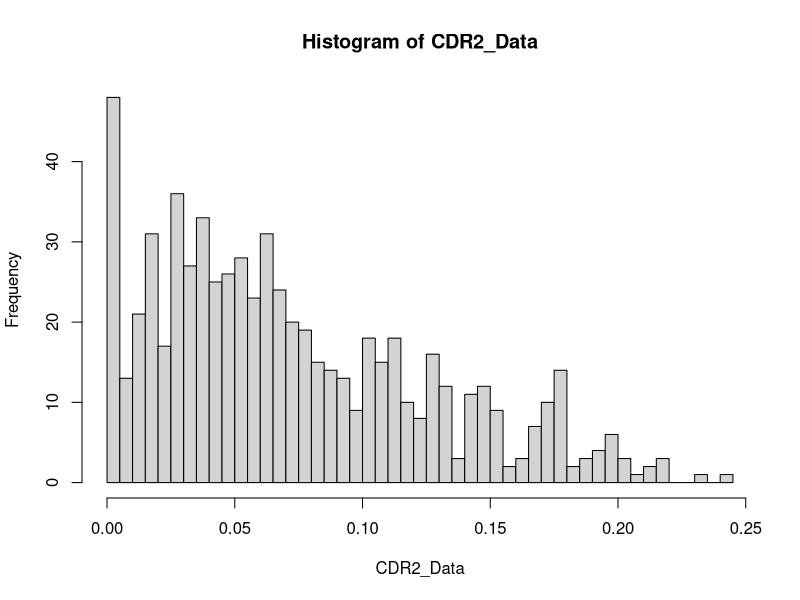
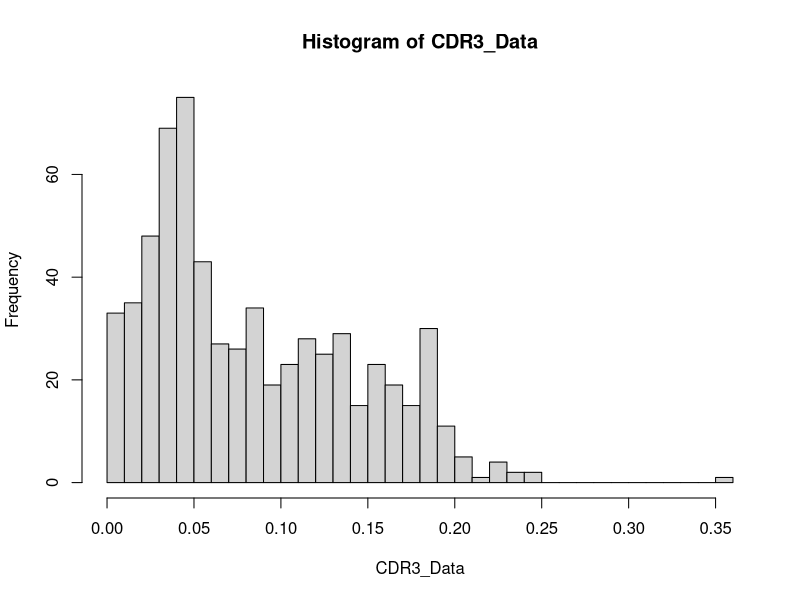
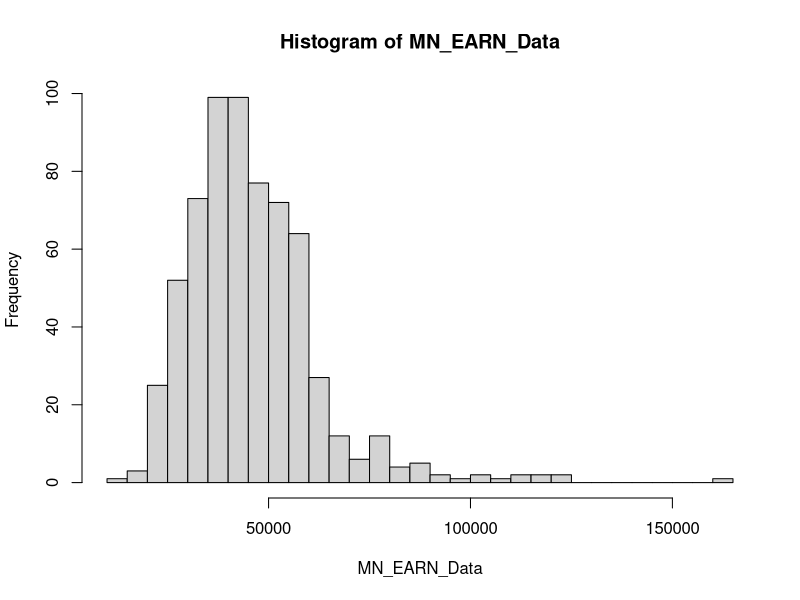
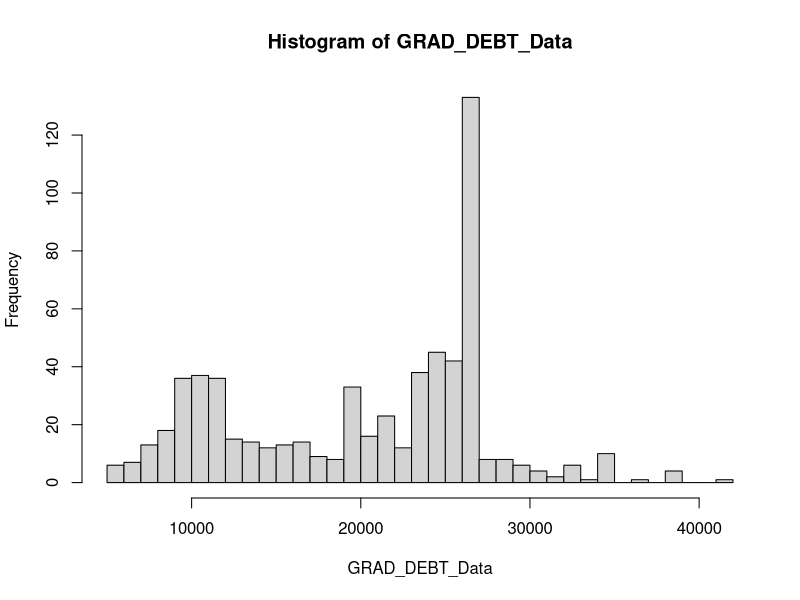
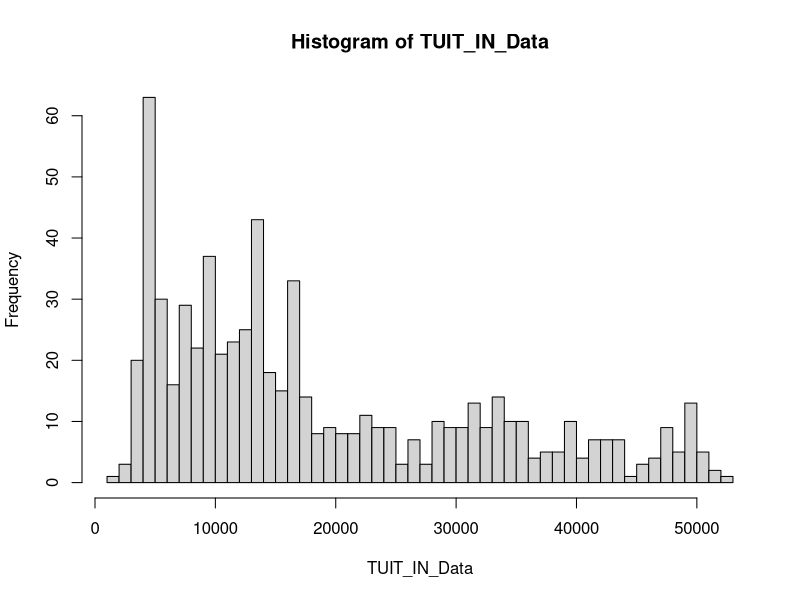
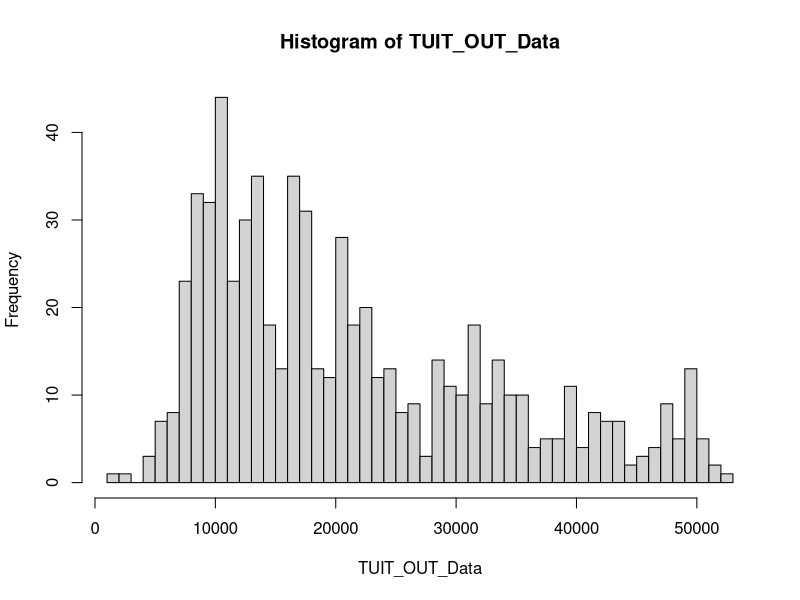
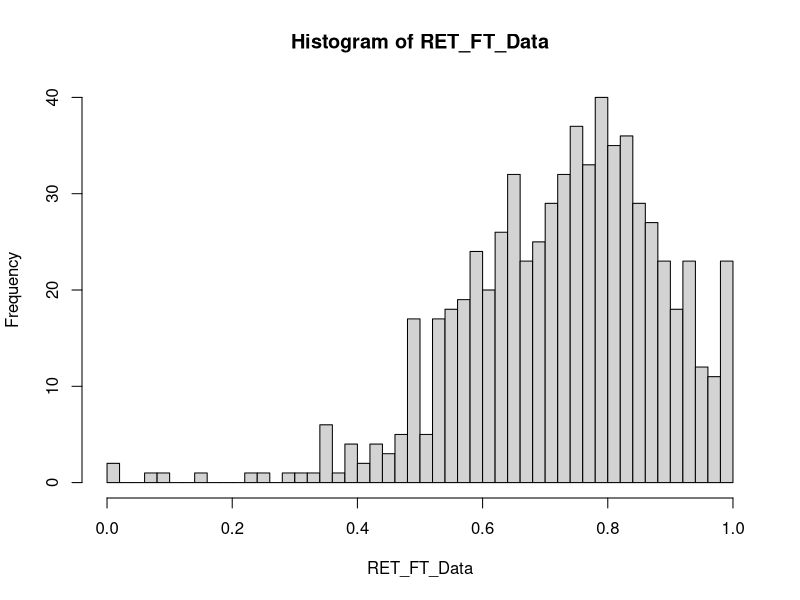
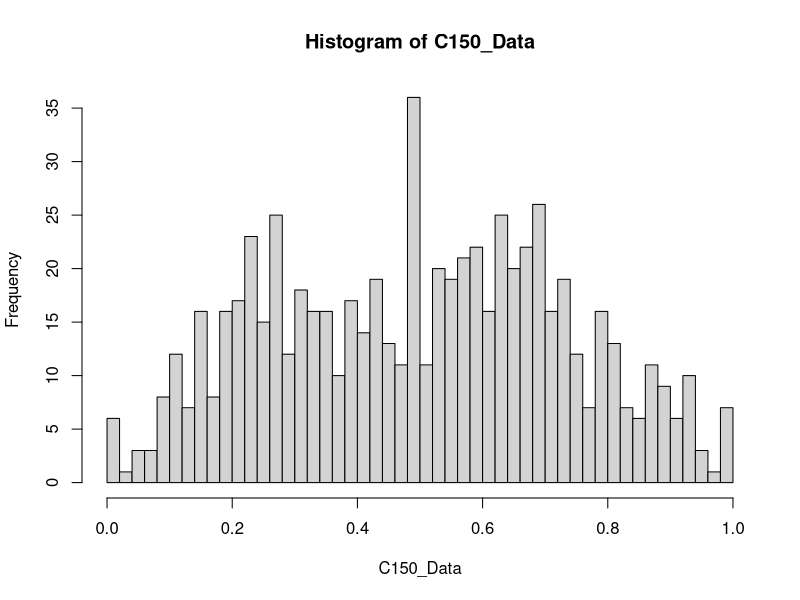

Write R code to recreate these figures, in order.
# Use getwd() to find the R working directory
# Copy College_ScoreCard_Raw_Date_v5.csv into the working directory
# Read and view the College Scorecard raw data of colleges within Mid East Region and Virginia
CollegeScoreCard<-read.csv("College_ScoreCard_Raw_Data_v5.csv",header = TRUE);
View(CollegeScoreCard);

#Create manageable data subset of the columns that will be used to form our two "SuperScores".

# "Financial Stability" SuperScore
#(CDR2) 2 year default rate, (CDR3) 3 year default rate, 
#(MN_EARN_WNE_P10) average earnings 10 years after graduating,
#(GRAD_DEBT_MDN_SUPP) Median debt of completers, 
#(TUITIONFEE_IN) in state tuition costs, 
#(TUITIONFEE_OUT) Out-of-state tuition costs

# "Academic Student Success" SuperScore
#(RET_FT_COMBINE, which is a combination of RET_FT4, RET_FTL4) First-time, full-time student retention rate,
#(C150_COMBINE, which is a combination of C150_4, C150_L4) Completion rate for first-time, full-time students, 
#(PFTFAC) Proportion of faculty that is full-time,
#(WDRAW_ORIG_YR3_RT) Percent withdrawn from original institution within 3 years

SuperScoreData <- CollegeScoreCard[c(1,15,19,13,25,101,102,107,111,132,135,138,139,151,159,165)];

#The idea will be to find the mean and median for each variable.
#Then, we can find how many standard deviations each school is above/below the mean, in order to assign "SuperScore" points
#These points are added together to form the "SuperScore", which is a way to compare institution against each other in those categories.

#Find mean, standard deviation, and plot a histogram for CDR2
CDR2_Data <- as.numeric(as.character(SuperScoreData$CDR2));
CDR2_Mean <- mean(CDR2_Data, na.rm=TRUE);
CDR2_SD <- sd(CDR2_Data, na.rm=TRUE);
hist(CDR2_Data, breaks=40);

#Find mean, standard deviation, and plot a histogram for CDR3
CDR3_Data <- as.numeric(as.character(SuperScoreData$CDR3));
CDR3_Mean <- mean(CDR3_Data, na.rm=TRUE);
CDR3_SD <- sd(CDR3_Data, na.rm=TRUE);
hist(CDR3_Data, breaks=40);

#Find mean, standard deviation, and plot a histogram for MN_EARN_WNE_P10
MN_EARN_Data <- as.numeric(as.character(SuperScoreData$MN_EARN_WNE_P10));
MN_EARN_Mean <- mean(MN_EARN_Data, na.rm=TRUE);
MN_EARN_SD <- sd(MN_EARN_Data, na.rm=TRUE);
hist(MN_EARN_Data, breaks=40);

#Find mean, standard deviation, and plot a histogram for GRAD_DEBT_MDN_SUPP
GRAD_DEBT_Data <- as.numeric(as.character(SuperScoreData$GRAD_DEBT_MDN_SUPP));
GRAD_DEBT_Mean <- mean(GRAD_DEBT_Data, na.rm=TRUE);
GRAD_DEBT_SD <- sd(GRAD_DEBT_Data, na.rm=TRUE);
hist(GRAD_DEBT_Data, breaks=40);

#Find mean, standard deviation, and plot a histogram for TUITIONFEE_IN
TUIT_IN_Data <- as.numeric(as.character(SuperScoreData$TUITIONFEE_IN));
TUIT_IN_Mean <- mean(TUIT_IN_Data, na.rm=TRUE);
TUIT_IN_SD <- sd(TUIT_IN_Data, na.rm=TRUE);
hist(TUIT_IN_Data, breaks=40);

#Find mean, standard deviation, and plot a histogram for TUITIONFEE_OUT
TUIT_OUT_Data <- as.numeric(as.character(SuperScoreData$TUITIONFEE_OUT));
TUIT_OUT_Mean <- mean(TUIT_OUT_Data, na.rm=TRUE);
TUIT_OUT_SD <- sd(TUIT_OUT_Data, na.rm=TRUE);
hist(TUIT_OUT_Data, breaks=40);

#Find mean, standard deviation, and plot a histogram for RET_FT_COMBINE
RET_FT_Data <- as.numeric(as.character(SuperScoreData$RET_FT_COMBINE));
RET_FT_Mean <- mean(RET_FT_Data, na.rm=TRUE);
RET_FT_SD <- sd(RET_FT_Data, na.rm=TRUE);
hist(RET_FT_Data, breaks=40);

#Find mean, standard deviation, and plot a histogram for C150_COMBINE
C150_Data <- as.numeric(as.character(SuperScoreData$C150_COMBINE));
C150_Mean <- mean(C150_Data, na.rm=TRUE);
C150_SD <- sd(C150_Data, na.rm=TRUE);
hist(C150_Data, breaks=40);

#Find mean, standard deviation, and plot a histogram for PFTFAC
PFTFAC_Data <- as.numeric(as.character(SuperScoreData$PFTFAC));
PFTFAC_Mean <- mean(PFTFAC_Data, na.rm=TRUE);
PFTFAC_SD <- sd(PFTFAC_Data, na.rm=TRUE);
hist(PFTFAC_Data, breaks=40);

#Find mean, standard deviation, and plot a histogram for RET_COMBINE
RET_Data <- as.numeric(as.character(SuperScoreData$RET_COMBINE));
RET_Mean <- mean(RET_Data, na.rm=TRUE);
RET_SD <- sd(RET_Data, na.rm=TRUE);
hist(RET_Data, breaks=40);

#Find mean, standard deviation, and plot a histogram for WDRAW_ORIG_YR3_RT
WDRAW_Data <- as.numeric(as.character(SuperScoreData$WDRAW_ORIG_YR3_RT));
WDRAW_Mean <- mean(WDRAW_Data, na.rm=TRUE);
WDRAW_SD <- sd(WDRAW_Data, na.rm=TRUE);
hist(WDRAW_Data, breaks=40);


#Next, we will find the Z-Scores for each of the above variables, which will help us add points to form the "SuperScores"
CDR2_Z_Score <- (CDR2_Data - CDR2_Mean)/CDR2_SD;
CDR3_Z_Score <- (CDR3_Data - CDR3_Mean)/CDR3_SD;
MN_EARN_Z_Score <- (MN_EARN_Data - MN_EARN_Mean)/MN_EARN_SD;
GRAD_DEBT_Z_Score <- (GRAD_DEBT_Data - GRAD_DEBT_Mean)/GRAD_DEBT_SD;
TUIT_IN_Z_Score <- (TUIT_IN_Data - TUIT_IN_Mean)/TUIT_IN_SD;
TUIT_OUT_Z_Score <- (TUIT_OUT_Data - TUIT_OUT_Mean)/TUIT_OUT_SD;
RET_FT_Z_Score <- (RET_FT_Data - RET_FT_Mean)/RET_FT_SD;
C150_Z_Score <- (C150_Data - C150_Mean)/C150_SD;
PFTFAC_Z_Score <- (PFTFAC_Data - PFTFAC_Mean)/PFTFAC_SD;
RET_Z_Score <- (RET_Data - RET_Mean)/RET_SD;
WDRAW_Z_Score <- (WDRAW_Data - WDRAW_Mean)/WDRAW_SD;

#To be continued to find the "SuperScore" values......


#While we try to figure out that portion of the code, we have found other interesting data points relating to our dataset.

#State Distribution of the schools in our dataset
States_Data = SuperScoreData$ST_FIPS_DESC;
States_Data_freq = table(States_Data);
colors = c("red","yellow","green","violet","orange","blue","pink","cyan");
barplot(States_Data_freq, col=colors);

#Barplot the mean of the median debt of graduates by State
barplot(tapply(as.numeric(as.character(SuperScoreData$GRAD_DEBT_MDN_SUPP)), SuperScoreData$ST_FIPS_DESC, mean, na.rm=TRUE),col=colors);

# Frequency distribution of the college sizes in Maryland
mdstate = States_Data == "Maryland";
mddata = SuperScoreData[mdstate,];
mdccsize = mddata$CCSIZE_DESC;
mdccsize.freq = table(mdccsize);
cbind(mdccsize.freq);
pie(mdccsize.freq, col=colors);

# Plot In-state Tuition against Out-Of-State Tuition in Maryland
plot(as.numeric(as.character(mddata$TUITIONFEE_OUT)), as.numeric(as.character(mddata$TUITIONFEE_IN)))


# Plot in-state tuition against median debt of students who graduate in Maryland
plot(as.numeric(as.character(mddata$TUITIONFEE_IN)), as.numeric(as.character(mddata$GRAD_DEBT_MDN_SUPP)))


# plot in-state tuition against mean earning of students who graduate in Maryland
plot(as.numeric(as.character(mddata$TUITIONFEE_IN)), as.numeric(as.character(mddata$MN_EARN_WNE_P10)))










